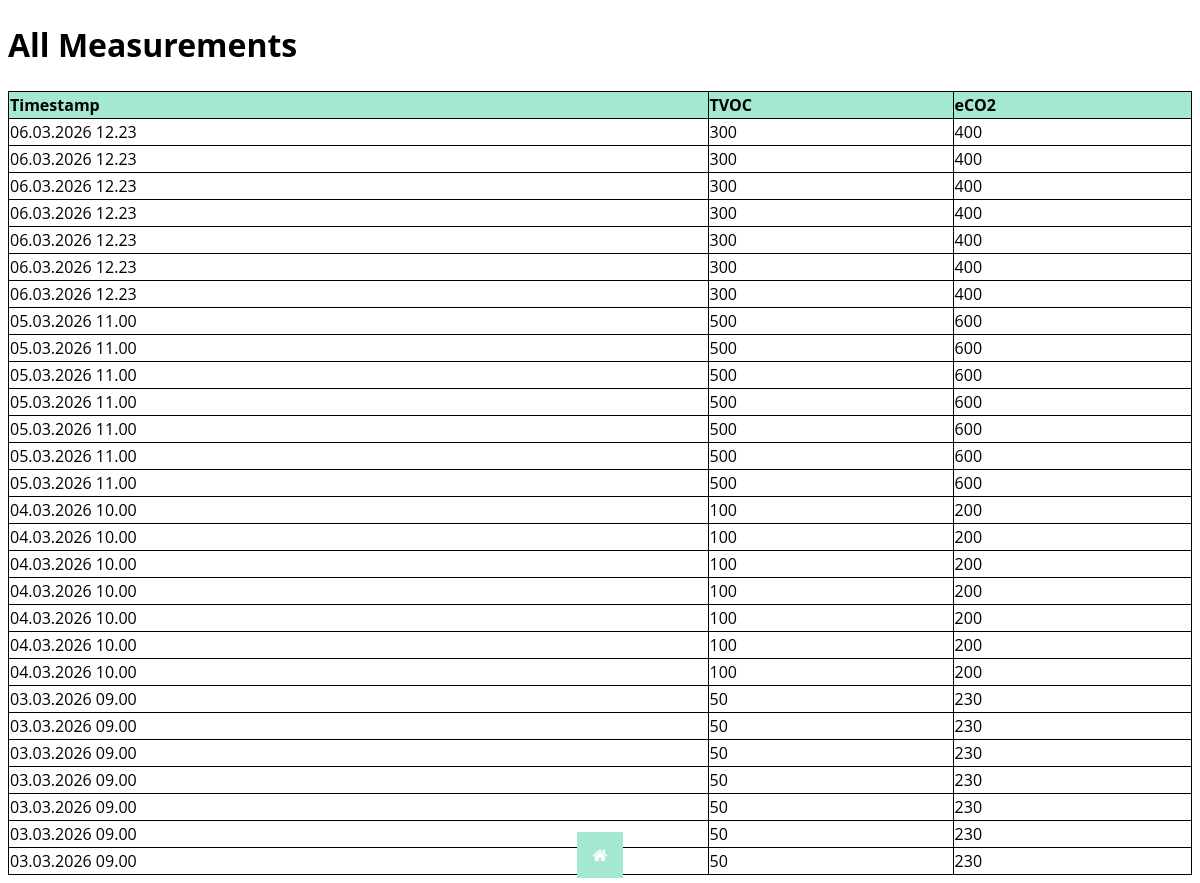
Screenshot of /measurements with the database file from the repository.
### tables this page shows
CREATE TABLE entries (
    id             INTEGER      PRIMARY KEY  AUTOINCREMENT,
    TVOC         TEXT         NOT NULL,
    eCO2        TEXT         NOT NULL,
    timestamp      DATETIME     NOT NULL
    );

### main.py (the view)
@app.route('/measurements', methods=['GET'])
def measurements_list():
    measurements = database.get_all_measurements()
    return render_template('measurementsList.html', measurements=measurements)

### database.py (called while the page is built)
def create_connection():
    conn = sqlite3.connect("measurements.db")
    conn.row_factory = sqlite3.Row  # Enable dictionary-like access to rows
    return conn

def get_all_measurements():
    conn = create_connection()
    cur = conn.cursor()
    cur.execute('SELECT * FROM entries ORDER BY timestamp DESC')
    measurements = cur.fetchall()
    conn.close()
    return measurements

### templates/measurementsList.html (shortened to what this page needs)
<!DOCTYPE html>
<html lang="en">
	<head>
		<link rel="stylesheet" href="/static/style.css">
		<link rel="stylesheet" href="https://cdnjs.cloudflare.com/ajax/libs/font-awesome/4.7.0/css/font-awesome.min.css">
	</head>
	<body>
		<h1>All Measurements</h1>
		<table>
			<thead>
				<tr>
					<th>Timestamp</th>
					<th>TVOC</th>
					<th>eCO2</th>
				</tr>
			</thead>
			<tbody>
				{% for measurement in measurements %}
				<tr>
					<td>{{ measurement.timestamp }}</td>
					<td>{{ measurement.TVOC }}</td>
					<td>{{ measurement.eCO2 }}</td>
				</tr>
				{% endfor %}
			</tbody>
		</table>
		<footer>
			<a href="{{ url_for('index') }}" class="btn">
				<i class="fa fa-home"></i>
			</a>
		</footer>
	</body>
</html>

### static/style.css (style rules this page uses)
body { font-family: 'Open Sans', sans-serif; line-height: 1.5; }
table { display: table; border-spacing: 2px; border-collapse: separate; box-sizing: border-box; text-indent: 0; width: 100%; border-collapse: collapse; text-align: left; }
tr { border-bottom: 1px solid; }
th, td { border: 1px solid; }
th { background-color:rgb(165, 232, 209); }
.btn { align-items: center; background-color: rgb(165, 232, 209); border: none; color: white; padding: 12px 16px; font-size: 16px; cursor: pointer; }
footer { position: fixed; left: 0; bottom: 2dvh; width: 100%; color: black; text-align: center; }

### rows the page displays
entries: timestamp "06.03.2026 12.23", TVOC "300", eCO2 "400"
entries: timestamp "06.03.2026 12.23", TVOC "300", eCO2 "400"
entries: timestamp "06.03.2026 12.23", TVOC "300", eCO2 "400"
entries: timestamp "06.03.2026 12.23", TVOC "300", eCO2 "400"
entries: timestamp "06.03.2026 12.23", TVOC "300", eCO2 "400"
entries: timestamp "06.03.2026 12.23", TVOC "300", eCO2 "400"
entries: timestamp "06.03.2026 12.23", TVOC "300", eCO2 "400"
entries: timestamp "05.03.2026 11.00", TVOC "500", eCO2 "600"
entries: timestamp "05.03.2026 11.00", TVOC "500", eCO2 "600"
entries: timestamp "05.03.2026 11.00", TVOC "500", eCO2 "600"
entries: timestamp "05.03.2026 11.00", TVOC "500", eCO2 "600"
entries: timestamp "05.03.2026 11.00", TVOC "500", eCO2 "600"
entries: timestamp "05.03.2026 11.00", TVOC "500", eCO2 "600"
entries: timestamp "05.03.2026 11.00", TVOC "500", eCO2 "600"
entries: timestamp "04.03.2026 10.00", TVOC "100", eCO2 "200"
entries: timestamp "04.03.2026 10.00", TVOC "100", eCO2 "200"
entries: timestamp "04.03.2026 10.00", TVOC "100", eCO2 "200"
entries: timestamp "04.03.2026 10.00", TVOC "100", eCO2 "200"
entries: timestamp "04.03.2026 10.00", TVOC "100", eCO2 "200"
entries: timestamp "04.03.2026 10.00", TVOC "100", eCO2 "200"
entries: timestamp "04.03.2026 10.00", TVOC "100", eCO2 "200"
entries: timestamp "03.03.2026 09.00", TVOC "50", eCO2 "230"
entries: timestamp "03.03.2026 09.00", TVOC "50", eCO2 "230"
entries: timestamp "03.03.2026 09.00", TVOC "50", eCO2 "230"
entries: timestamp "03.03.2026 09.00", TVOC "50", eCO2 "230"
entries: timestamp "03.03.2026 09.00", TVOC "50", eCO2 "230"
entries: timestamp "03.03.2026 09.00", TVOC "50", eCO2 "230"
entries: timestamp "03.03.2026 09.00", TVOC "50", eCO2 "230"
